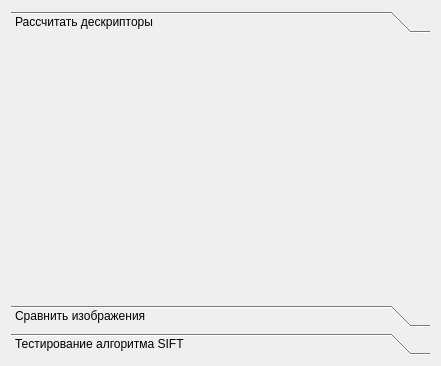
<?xml version="1.0" encoding="UTF-8"?>
<ui version="4.0">
 <class>MainWindow</class>
 <widget class="QWidget" name="MainWindow">
  <property name="geometry">
   <rect>
    <x>0</x>
    <y>0</y>
    <width>441</width>
    <height>366</height>
   </rect>
  </property>
  <property name="windowTitle">
   <string>MainWindow</string>
  </property>
  <layout class="QVBoxLayout" name="verticalLayout">
   <item>
    <widget class="QToolBox" name="toolBox">
     <property name="currentIndex">
      <number>0</number>
     </property>
     <widget class="QWidget" name="pageComputeDescriptor">
      <property name="geometry">
       <rect>
        <x>0</x>
        <y>0</y>
        <width>423</width>
        <height>261</height>
       </rect>
      </property>
      <attribute name="label">
       <string>Рассчитать дескрипторы</string>
      </attribute>
     </widget>
     <widget class="QWidget" name="pageCompareImages">
      <property name="geometry">
       <rect>
        <x>0</x>
        <y>0</y>
        <width>98</width>
        <height>28</height>
       </rect>
      </property>
      <attribute name="label">
       <string>Сравнить изображения</string>
      </attribute>
     </widget>
     <widget class="QWidget" name="pageTestSift">
      <property name="geometry">
       <rect>
        <x>0</x>
        <y>0</y>
        <width>98</width>
        <height>28</height>
       </rect>
      </property>
      <attribute name="label">
       <string>Тестирование алгоритма SIFT</string>
      </attribute>
     </widget>
    </widget>
   </item>
  </layout>
 </widget>
 <layoutdefault spacing="6" margin="11"/>
 <resources/>
 <connections/>
</ui>
